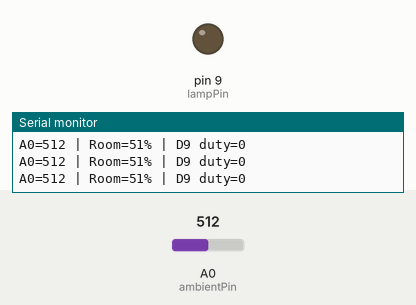
Recording of a sketch running on a simulated Arduino Uno, built with avr-gcc and run on an emulated ATmega328P. Shown: output pins drawn as LEDs (lit = HIGH), the last lines printed to the serial monitor. Inputs (shaded band) come from the test bench; at power-on: A0 (ambientPin) = 512.

Above: at 1.2 s.
1.3 s: A0 (ambientPin) set to 440
2.8 s: A0 (ambientPin) set to 416
At 3.8 s:
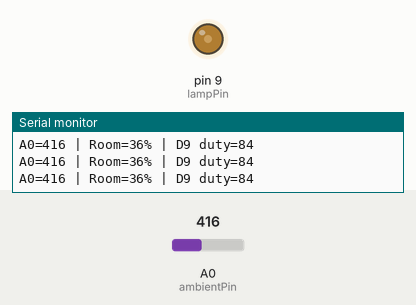
4.3 s: A0 (ambientPin) set to 306
At 4.9 s:
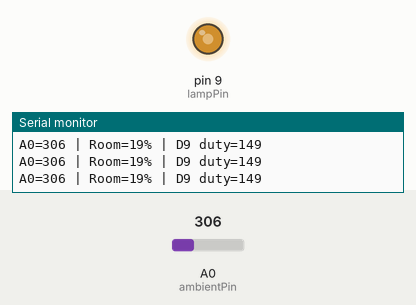
5.8 s: A0 (ambientPin) set to 122
At 7.2 s:
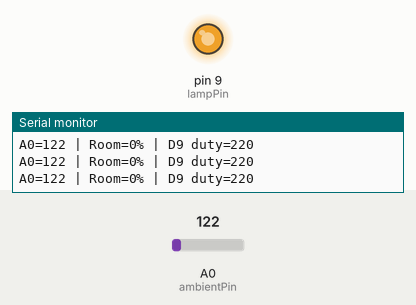
Timing chart, 0 to 8.3 s (numbered marks = the images above; inputs shaded):
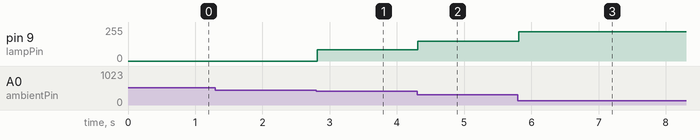

Measured:
- the behaviour switches between 424 and 423 on A0 (ambientPin) (found by bisection; images 0 and 1)
- after the input at 2.8 s, pin 9 (lampPin): 0/255 → 84/255 at once
- after the input at 4.3 s, pin 9 (lampPin): 84/255 → 149/255 at once
- after the input at 5.8 s, pin 9 (lampPin): 149/255 → 220/255 at once

The sketch:

display_case_light.ino
```cpp
constexpr byte ambientPin = A0, lampPin = 9;
constexpr int shadedReference = 180, brightReference = 820;
constexpr int turnOn = 37, turnOff = 47;
bool lit = false;
unsigned long lastReport = 0;
static_assert(brightReference > shadedReference, "Bright reference must be higher.");

void setup() {
  pinMode(lampPin, OUTPUT);
  analogWrite(lampPin, 0);
  Serial.begin(115200);
}

void loop() {
  const int raw = analogRead(ambientPin);
  const int ambient = constrain(map(raw, shadedReference, brightReference, 0, 100), 0, 100);
  if (ambient <= turnOn) lit = true;
  if (ambient >= turnOff) lit = false;
  const int duty = lit ? map(min(ambient, turnOn), 0, turnOn, 220, 80) : 0;
  analogWrite(lampPin, duty);

  const unsigned long now = millis();
  if (now - lastReport >= 250) {
    lastReport = now;
    Serial.print(F("A0="));
    Serial.print(raw);
    Serial.print(F(" | Room="));
    Serial.print(ambient);
    Serial.print(F("% | D9 duty="));
    Serial.println(duty);
  }
  delay(25);
}
```
